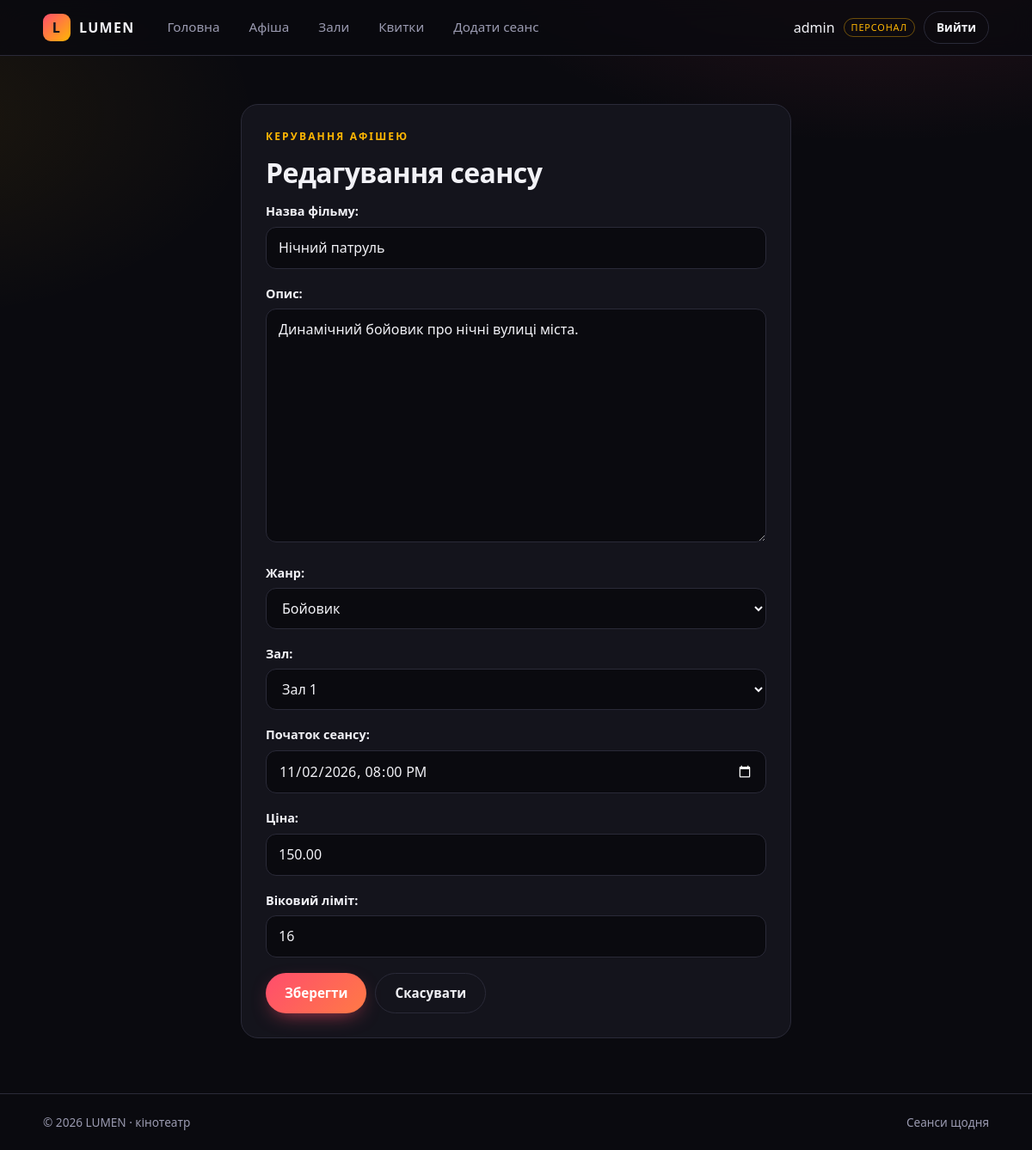
The page /screenings/1/edit/ (signed in) on the database its author committed.
### cinema/models.py (models this page shows, shortened)
class Screening(models.Model):
    title = models.CharField("Назва фільму", max_length=150)
    description = models.TextField("Опис", blank=True)
    genre = models.ForeignKey(
        Genre, on_delete=models.PROTECT,
        related_name="screenings", verbose_name="Жанр",
    )
    hall = models.ForeignKey(
        Hall, on_delete=models.PROTECT,
        related_name="screenings", verbose_name="Зал",
    )
    start_time = models.DateTimeField("Початок сеансу")
    price = models.DecimalField("Ціна", max_digits=6, decimal_places=2)
    age_limit = models.PositiveIntegerField("Віковий ліміт", default=0)
    class Meta:
        ordering = ["start_time"]
        verbose_name = "Сеанс"
        verbose_name_plural = "Сеанси"

### cinema/views.py (the view)
# urls.py: path("screenings/<int:pk>/edit/", views.screening_update, name="screening_update"),
@staff_required
def screening_update(request, pk):
    screening = get_object_or_404(Screening, pk=pk)
    if request.method == "POST":
        form = ScreeningForm(request.POST, instance=screening)
        if form.is_valid():
            form.save()
            messages.success(request, "Сеанс оновлено.")
            return redirect("cinema:screening_detail", pk=screening.pk)
    else:
        form = ScreeningForm(instance=screening)
    return render(request, "cinema/screening_form.html",
                  {"form": form, "title": "Редагування сеансу"})

### cinema/forms.py (shortened to what this page needs)
class ScreeningForm(forms.ModelForm):
    class Meta:
        model = Screening
        fields = ["title", "description", "genre", "hall",
                  "start_time", "price", "age_limit"]
        widgets = {
            "start_time": forms.DateTimeInput(
                attrs={"type": "datetime-local"}, format="%Y-%m-%dT%H:%M"
            ),
        }

### cinema/models.py (called while the page is built)
    def __str__(self):
        return self.name

    def __str__(self):
        return self.name

### cinema/templates/cinema/screening_form.html (shortened to what this page needs)
{% extends "base.html" %}
{% block content %}
<div class="auth-card form-card" style="max-width: 640px">
    <p class="eyebrow">Керування афішею</p>
    <h1>{{ title }}</h1>
    <form method="post">
        {{ form.as_p }}
        <div class="form-actions">
            <button type="submit" class="btn">Зберегти</button>
            <a class="btn btn-ghost" href="{% url 'cinema:screening_list' %}">Скасувати</a>
        </div>
    </form>
</div>
{% endblock %}

### templates/base.html (shortened to what this page needs)
{% load static %}
<!DOCTYPE html>
<html lang="uk">
<head>
    <link rel="stylesheet" href="{% static 'cinema/style.css' %}">
</head>
<body>
<header class="site-header">
    <nav class="container nav">
        {% with page=request.resolver_match.url_name %}
        <a class="brand" href="{% url 'cinema:home' %}"><span class="brand-mark">L</span>LUMEN</a>
        <a class="link{% if page == 'home' %} active{% endif %}" href="{% url 'cinema:home' %}">Головна</a>
        <a class="link{% if page in 'screening_list screening_detail ticket_create' %} active{% endif %}" href="{% url 'cinema:screening_list' %}">Афіша</a>
        <a class="link{% if page in 'hall_list hall_detail' %} active{% endif %}" href="{% url 'cinema:hall_list' %}">Зали</a>
        {% if user.is_staff %}
            <a class="link{% if page == 'ticket_list' %} active{% endif %}" href="{% url 'cinema:ticket_list' %}">Квитки</a>
            <a class="link{% if page == 'screening_create' %} active{% endif %}" href="{% url 'cinema:screening_create' %}">Додати сеанс</a>
        {% endif %}
        {% endwith %}
        {% if user.is_authenticated %}
            <div class="user-box">
                <span>{{ user.username }}</span>
                {% if user.is_staff %}<span class="role">персонал</span>{% endif %}
                <form method="post" action="{% url 'accounts:logout' %}">
                    <button type="submit" class="btn btn-ghost btn-sm">Вийти</button>
                </form>
            </div>
        {% else %}
            <a class="link" href="{% url 'accounts:login' %}">Увійти</a>
            <a class="btn btn-sm" href="{% url 'accounts:register' %}">Реєстрація</a>
        {% endif %}
    </nav>
</header>
<main class="container">
    {% block content %}{% endblock %}
</main>
<footer class="site-footer">
    <div class="container">
        <span>© {% now "Y" %} LUMEN · кінотеатр</span>
        <span>Сеанси щодня</span>
    </div>
</footer>
</body>
</html>

### cinema/static/cinema/style.css (style rules this page uses)
:root { --bg: #0a0a0f; --surface: #14141c; --surface-2: #1c1c27; --line: #2a2a38; --text: #f2f2f7; --muted: #9a9ab0; --accent: #ff4d6d; --accent-2: #ffb703; --ok: #3ddc97; color-scheme: dark; }
* { box-sizing: border-box; }
html { scroll-behavior: smooth; }
body { margin: 0; min-height: 100vh; display: flex; flex-direction: column; font-family: "Segoe UI", system-ui, -apple-system, Roboto, sans-serif; line-height: 1.55; color: var(--text); background-color: var(--bg); background-image: radial-gradient(900px 500px at 85% -10%, rgba(255, 77, 109, .16), transparent 60%), radial-gradient(700px 400px at -10% 10%, rgba(255, 183, 3, .08), transparent 60%); background-repeat: no-repeat; }
a { color: inherit; }
h1, h2, h3 { line-height: 1.15; margin: 0 0 .5em; }
h1 { font-size: clamp(2rem, 4vw, 3rem); letter-spacing: -.02em; }
p { margin: 0 0 1em; }
.container { width: min(1100px, 100% - 32px); margin-inline: auto; }
main.container { flex: 1; padding: 36px 0 64px; }
.site-header { position: sticky; top: 0; z-index: 20; background: rgba(10, 10, 15, .78); backdrop-filter: blur(12px); border-bottom: 1px solid var(--line); }
.nav { display: flex; align-items: center; gap: 6px; min-height: 64px; flex-wrap: wrap; padding: 6px 0; }
.brand { display: flex; align-items: center; gap: 10px; font-weight: 800; letter-spacing: .08em; text-decoration: none; margin-right: 18px; }
.brand-mark { width: 32px; height: 32px; border-radius: 9px; display: grid; place-items: center; background: linear-gradient(135deg, var(--accent), var(--accent-2)); color: #14141c; font-weight: 900; }
.nav a.link { color: var(--muted); text-decoration: none; padding: 8px 14px; border-radius: 999px; font-size: .95rem; transition: .15s; }
.user-box { display: flex; align-items: center; gap: 10px; }
.user-box form { margin: 0; }
.role { font-size: .68rem; text-transform: uppercase; letter-spacing: .08em; color: var(--accent-2); border: 1px solid rgba(255, 183, 3, .4); padding: 2px 8px; border-radius: 999px; }
.btn { display: inline-flex; align-items: center; justify-content: center; gap: 8px; border: 0; cursor: pointer; font: inherit; font-weight: 600; font-size: .95rem; color: #fff; text-decoration: none; padding: 11px 22px; border-radius: 999px; background: linear-gradient(135deg, var(--accent), #ff7a45); box-shadow: 0 8px 24px -10px rgba(255, 77, 109, .8); transition: transform .15s, box-shadow .15s; }
.btn-ghost { background: transparent; color: var(--text); box-shadow: none; border: 1px solid var(--line); }
.btn-sm { padding: 7px 14px; font-size: .85rem; }
.eyebrow { font-size: .75rem; letter-spacing: .18em; text-transform: uppercase; color: var(--accent-2); font-weight: 700; margin-bottom: 14px; }
.form-card { background: var(--surface); border: 1px solid var(--line); border-radius: 20px; padding: 28px; }
.form-card form p { margin: 0 0 18px; }
.form-card label { display: block; font-weight: 600; font-size: .9rem; margin-bottom: 6px; }
input[type=text], input[type=number], input[type=password], input[type=datetime-local], input[type=search], select, textarea { width: 100%; background: var(--bg); border: 1px solid var(--line); color: var(--text); border-radius: 12px; padding: 11px 14px; font: inherit; transition: .15s; }
.auth-card { max-width: 460px; margin: 20px auto 0; }
.auth-card h1 { font-size: 2rem; }
.form-actions { display: flex; gap: 10px; flex-wrap: wrap; }
.site-footer { border-top: 1px solid var(--line); color: var(--muted); font-size: .85rem; padding: 22px 0; }
.site-footer .container { display: flex; justify-content: space-between; gap: 12px; flex-wrap: wrap; }

### rows shown on the page
Screening: title "Нічний патруль", description "Динамічний бойовик про нічні вулиці міста.", genre "Бойовик", hall "Зал 1", start_time "11/02/2026 20:00", price "150.00", age_limit "16"

### other values the page prints
{{ user.username }} "admin"
{{ title }} "Редагування сеансу"
